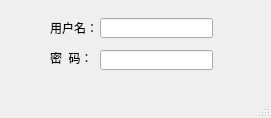
<?xml version="1.0" encoding="UTF-8"?>
<ui version="4.0">
 <class>MainWindow</class>
 <widget class="QMainWindow" name="MainWindow">
  <property name="geometry">
   <rect>
    <x>0</x>
    <y>0</y>
    <width>271</width>
    <height>118</height>
   </rect>
  </property>
  <property name="windowTitle">
   <string>系统登录</string>
  </property>
  <widget class="QWidget" name="centralwidget">
   <widget class="QLabel" name="label">
    <property name="geometry">
     <rect>
      <x>50</x>
      <y>22</y>
      <width>54</width>
      <height>12</height>
     </rect>
    </property>
    <property name="text">
     <string>用户名：</string>
    </property>
   </widget>
   <widget class="QLabel" name="label_2">
    <property name="geometry">
     <rect>
      <x>50</x>
      <y>52</y>
      <width>54</width>
      <height>12</height>
     </rect>
    </property>
    <property name="text">
     <string>密  码：</string>
    </property>
   </widget>
   <widget class="QLineEdit" name="lineEdit">
    <property name="geometry">
     <rect>
      <x>100</x>
      <y>18</y>
      <width>113</width>
      <height>20</height>
     </rect>
    </property>
   </widget>
   <widget class="QLineEdit" name="lineEdit_2">
    <property name="geometry">
     <rect>
      <x>100</x>
      <y>50</y>
      <width>113</width>
      <height>20</height>
     </rect>
    </property>
   </widget>
  </widget>
  <widget class="QMenuBar" name="menubar">
   <property name="geometry">
    <rect>
     <x>0</x>
     <y>0</y>
     <width>271</width>
     <height>23</height>
    </rect>
   </property>
  </widget>
  <widget class="QStatusBar" name="statusbar"/>
 </widget>
 <resources/>
 <connections/>
</ui>
